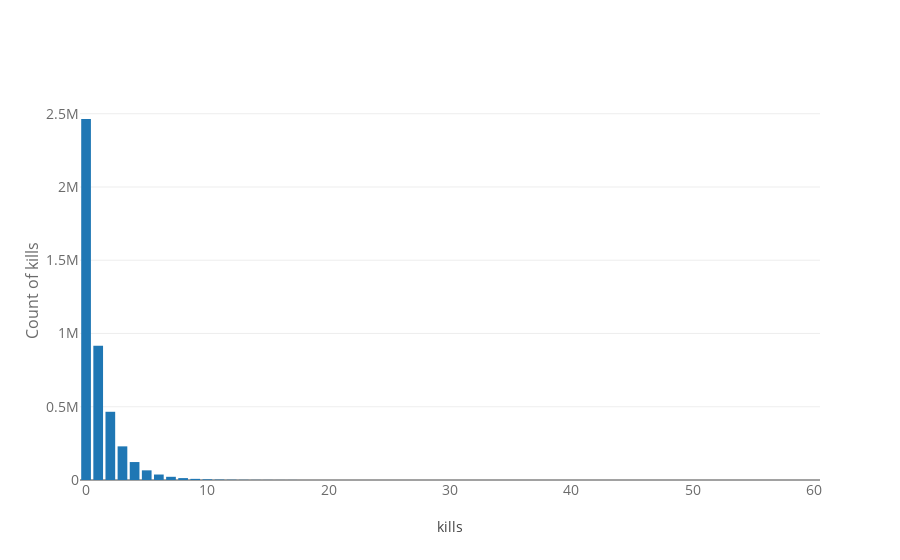

Write notebook code for a chart like this one.
### Markdown cell above
### Related variables with kills
kills : Number of enemy players killed.

### Code cell
temp = df_train['kills'].value_counts().sort_values(ascending=False)

trace = go.Bar(
    x = temp.index,
    y = (temp)
)
data = [trace]
layout = go.Layout(
    title = "",
    xaxis=dict(
        title='kills',
        tickfont=dict(
            size=14,
            color='rgb(107, 107, 107)'
        )
    ),
    yaxis=dict(
        title='Count of kills',
        titlefont=dict(
            size=16,
            color='rgb(107, 107, 107)'
        ),
        tickfont=dict(
            size=14,
            color='rgb(107, 107, 107)'
        )
)
)
fig = go.Figure(data=data, layout=layout)
py.iplot(fig, filename='schoolStateNames')

### Figure 1 — Plotly figure (JSON) as saved in the notebook; plotly's stock layout.template omitted (floating-point values rounded to 4 significant figures)
{"data": [{"x": [0, 1, 2, 3, 4, 5, 6, 7, 8, 9, 10, 11, 12, 13, 14, 15, 16, 17, 18, 19, 20, 21, 22, 24, 23, 26, 25, 27, 28, 30, 29, 31, 32, 36, 34, 41, 33, 49, 37, 39, 35, 42, 48, 60], "y": [2464072, 916170, 465632, 229589, 122488, 65929, 37406, 21820, 12941, 7809, 4714, 2886, 1852, 1156, 774, 566, 369, 309, 204, 130, 121, 94, 60, 45, 44, 31, 27, 22, 12, 10, 10, 9, 9, 6, 5, 4, 4, 1, 1, 1, 1, 1, 1, 1], "type": "bar", "uid": "0582c962-cca9-11e8-b055-0242ac130002"}], "layout": {"title": "", "xaxis": {"tickfont": {"color": "rgb(107, 107, 107)", "size": 14}, "title": "kills"}, "yaxis": {"tickfont": {"color": "rgb(107, 107, 107)", "size": 14}, "title": "Count of kills", "titlefont": {"color": "rgb(107, 107, 107)", "size": 16}}}}
